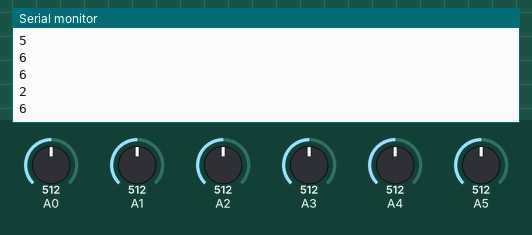
This sketch was run on a simulated Arduino Uno, built with avr-gcc and run on an emulated ATmega328P. Parts: the last lines printed to the serial monitor. The test bench sets the inputs (shaded band); at power-on: A1 = 512, A4 = 512, A5 = 512, A0 = 512, A2 = 512, A3 = 512.

Above: at 1.2 s.
1.3 s: A1 set to 610
2.8 s: A4 set to 610
At 2.92 s:
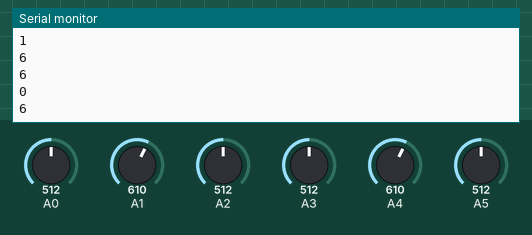
4.3 s: A5 set to 610
At 4.44 s:
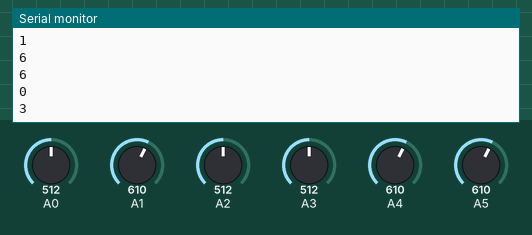
5.8 s: A0 set to 306
7.3 s: A5 set to 590
At 7.38 s:
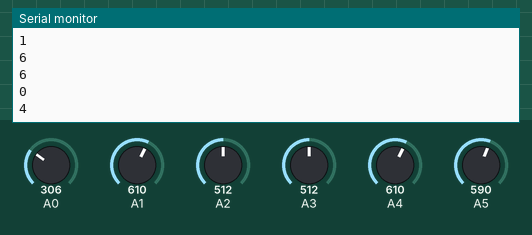
8.8 s: A1 set to 306
Timing chart, 0 to 11.3 s (numbered marks = the images above; inputs shaded):
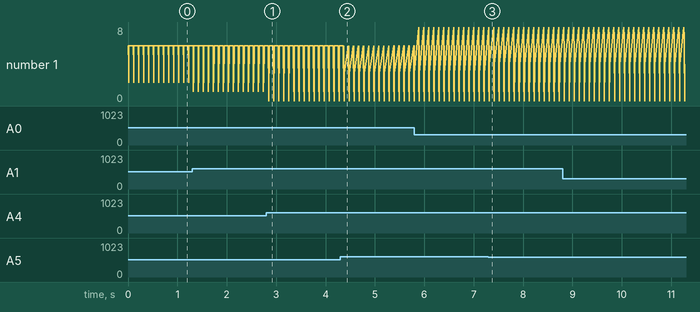

Measured:
- after the input at 2.8 s, the serial monitor: prints a new line after 0.05 s (image 1)
- after the input at 4.3 s, the serial monitor: prints a new line after 0.08 s (image 2)
- after the input at 7.3 s, the serial monitor: prints a new line at once (image 3)
- plotted number 1: 6 → 3 after the input at 4.3 s, 3 → 4 after the input at 7.3 s

The sketch:

unofile.ino
```cpp
  void setup() {
Serial.begin(9600);
}

void loop() {
int sensorValue1 = analogRead(A0);
int sensorValue2 = analogRead(A1);
int sensorValue3 = analogRead(A2);
int sensorValue4= analogRead(A3);
int sensorValue5 = analogRead(A4);
int sensorValue6 = analogRead(A5);

if(sensorValue1>600 && sensorValue1<750 )
  sensorValue1=map(sensorValue1,750,600,0,6);
if(sensorValue1<600 && sensorValue1>50)
  sensorValue1=map(sensorValue1,600,50,6,10);

if(sensorValue2>500 && sensorValue2<640)
  sensorValue2=map(sensorValue2,640,500,0,6);
if(sensorValue2<500 && sensorValue2>50)
  sensorValue2=map(sensorValue2,500,50,6,10);
if(sensorValue3>590 && sensorValue3<720)
  sensorValue3=map(sensorValue3,720,590,0,6);
if(sensorValue3<590 && sensorValue3>50)
  sensorValue3=map(sensorValue3,590,50,6,10);
if(sensorValue4>630 && sensorValue4<700)
  sensorValue4=map(sensorValue4,700,630,0,6);
if(sensorValue4<630 && sensorValue4>50)
  sensorValue4=map(sensorValue4,630,50,6,10);
if(sensorValue5>440 && sensorValue5<560)
  sensorValue5=map(sensorValue5,560,440,0,6);
if(sensorValue5<440 && sensorValue5>50)
  sensorValue5=map(sensorValue5,440,50,6,10);
if(sensorValue6>550 && sensorValue6<670)
  sensorValue6=map(sensorValue6,670,550,0,6);
if(sensorValue6<550 && sensorValue6>50)
  sensorValue6=map(sensorValue6,550,50,6,10);


//Serial.println(">>>>>>>>>>>>>>>>>>>>>>>>>>>>>>>>>>>>>>>>>>>>>>>>>>>>>>>>>>>>");
if(sensorValue1 >=0 && sensorValue1 <=10)
  Serial.println(sensorValue1);
else
{
  sensorValue1=0;
  Serial.println(sensorValue1);
}
if(sensorValue2 >=0 && sensorValue2 <=10)
  Serial.println(sensorValue2);
else
{
  sensorValue2=0;
  Serial.println(sensorValue2);
}
if(sensorValue3 >=0 && sensorValue3 <=10)
  Serial.println(sensorValue3);
else
{
  sensorValue3=0;
  Serial.println(sensorValue3);
}

if(sensorValue4 >=0 && sensorValue4 <=10)
  Serial.println(sensorValue4);
else
{
  sensorValue4=0;
  Serial.println(sensorValue4);
}

if(sensorValue5 >=0 && sensorValue5 <=10)
  Serial.println(sensorValue5);
else
{
  sensorValue5=0;
  Serial.println(sensorValue5);
}

if(sensorValue6 >=0 && sensorValue6 <=10)
  Serial.println(sensorValue6);
else
{
  sensorValue6=0;
  Serial.println(sensorValue6);
}
//Serial.println("******************************************************************");
delay(100);

}
```
